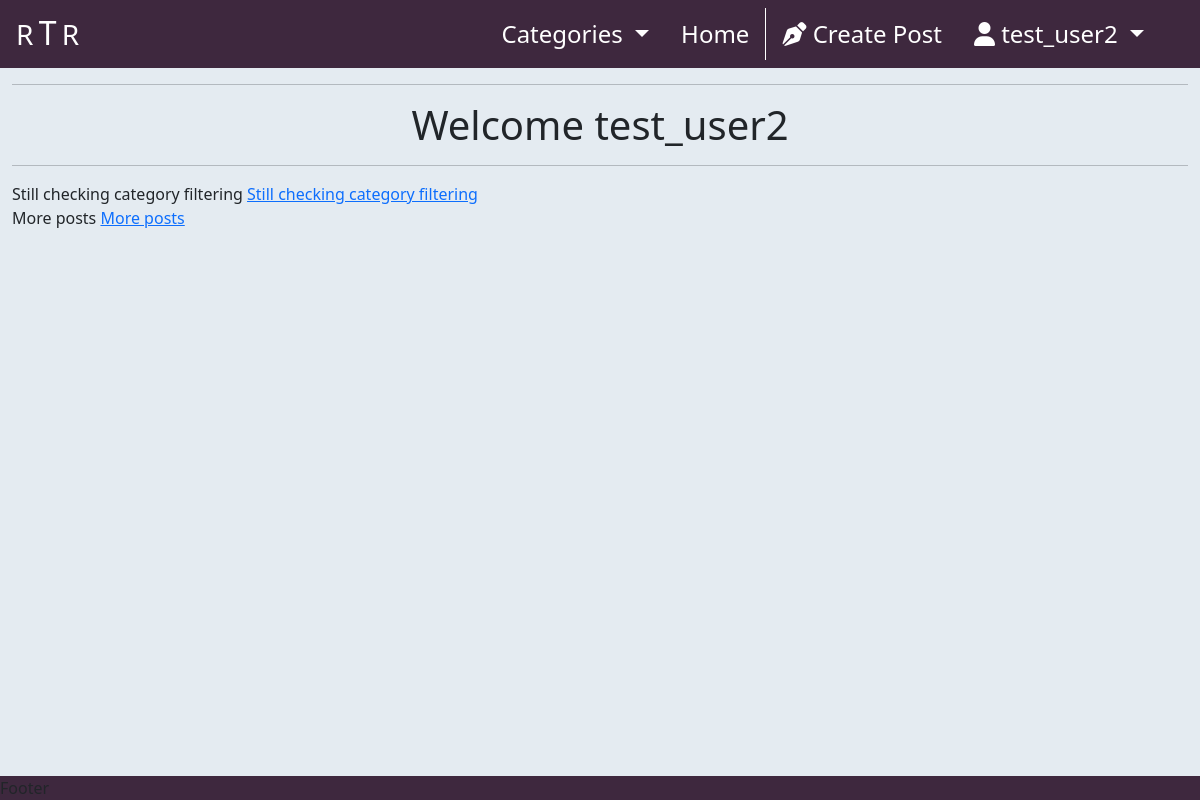
/profile/ (signed in), run on an earlier commit of the app's database.
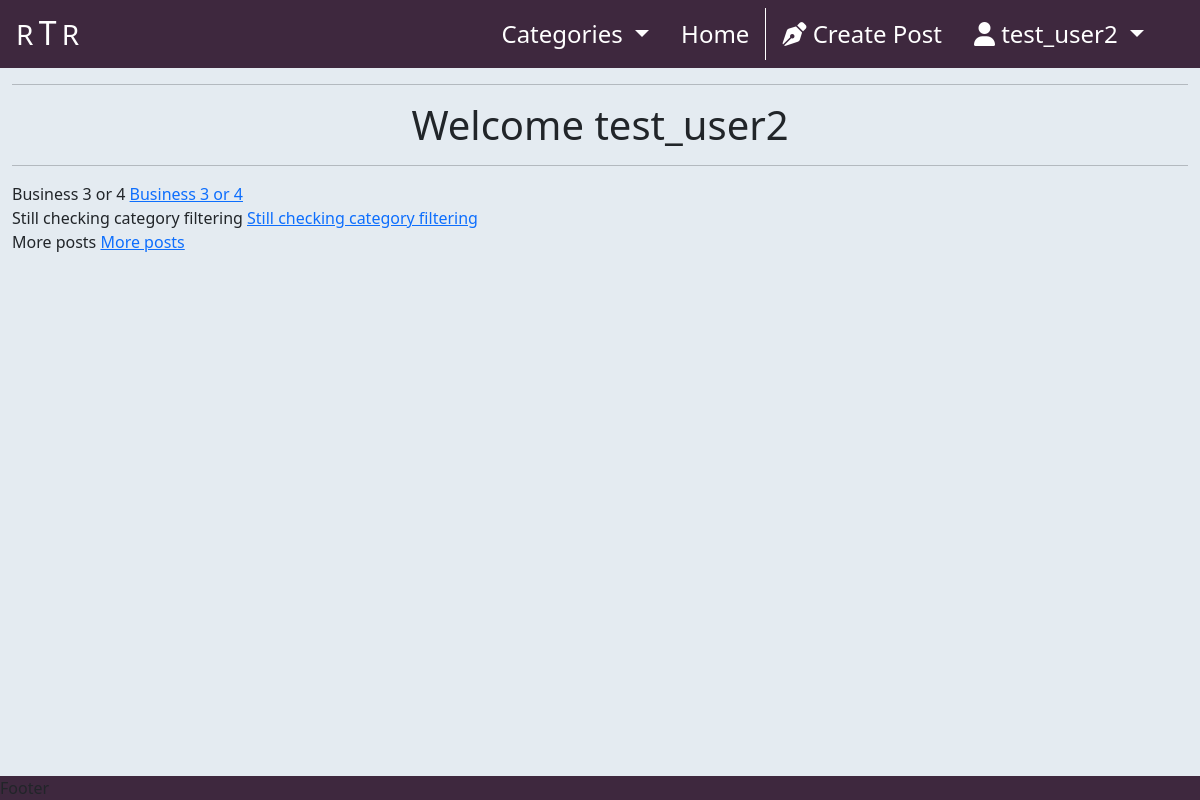
And on a later commit of the database.
### newssite/models.py (models this page shows, shortened)
class Post(models.Model):
    title = models.CharField(max_length=200, unique=True)
    slug = models.SlugField(max_length=200, unique=True, blank=True)
    author = models.ForeignKey(
        User,
        on_delete=models.CASCADE,
        related_name='posts'
    )
    updated_on_date = models.DateTimeField(auto_now=True)
    excerpt = models.TextField(max_length=300, blank=True)
    content = models.TextField()
    category = models.ForeignKey(
        Category,
        max_length=30,
        null=True,
        blank=True,
        on_delete=models.SET_NULL
    )
    featured_image = CloudinaryField('image', default='placeholder')
    created_on = models.DateTimeField(auto_now_add=True)
    status = models.IntegerField(choices=STATUS, default=1)
    likes = models.ManyToManyField(User, related_name='likes', blank=True)
    class Meta:
        ordering = ['-created_on']

### profiles/views.py (the view, shortened to what this page needs)
# urls.py: path('', views.ProfileView.as_view(), name="profile"),
class ProfileView(View):
    def get(self, request, *args, **kwargs):
        if request.user.is_anonymous is False:
            profile = get_object_or_404(UserProfile, user=request.user)
            posts = Post.objects.filter(author=profile.user.id)
            comments = Comment.objects.filter(author=profile.user.id)
            return render(
                request,
                "profiles/profile.html",
                {
                    'profile': profile,
                    'posts': posts,
                    'comments': comments,
                },
            )

### newssite/context_processors.py (called while the page is built)
def categories(request):
    return {
        'categories': Category.objects.all()
    }

### newssite/models.py (called while the page is built)
    def __str__(self):
        return self.name

### profiles/templates/profiles/profile.html (shortened to what this page needs)
{% extends "base.html" %}
{% load static %}
{% block content %}
    <div class="container-fluid">
        <div class="row">
            <div class="col-12 text-center">
                <hr>
                <h1>Welcome {{ request.user.username }}</h1>
                <hr>
            </div>
        </div>
        <div class="row">
            <div class="col-12">
                {% for post in posts %}
                <div class="row">
                    <div class="col-12">
                        {{ post.title }}
                        <a href="{% url 'edit_post' %}?slug={{ post.slug }}">{{post.title}}</a>
                    </div>
                </div>
                {% endfor %}
            </div>
        </div>
    </div>
{% endblock %}

What changed in the data, as far as the page shows it:
added Post: title "Business 3 or 4"
